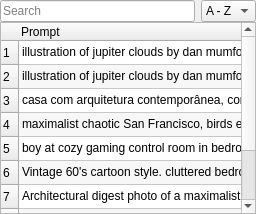
            <widget class="QWidget" name="bottom_dock_prompts">
             <property name="sizePolicy">
              <sizepolicy hsizetype="Expanding" vsizetype="Expanding">
               <horstretch>0</horstretch>
               <verstretch>0</verstretch>
              </sizepolicy>
             </property>
             <property name="maximumSize">
              <size>
               <width>8192</width>
               <height>8192</height>
              </size>
             </property>
             <property name="styleSheet">
              <string notr="true"/>
             </property>
             <attribute name="icon">
              <iconset theme="text-x-generic">
               <normaloff>.</normaloff>.</iconset>
             </attribute>
             <attribute name="title">
              <string>Prompts</string>
             </attribute>
             <layout class="QVBoxLayout" name="verticalLayout_7">
              <property name="spacing">
               <number>0</number>
              </property>
              <property name="leftMargin">
               <number>0</number>
              </property>
              <property name="topMargin">
               <number>0</number>
              </property>
              <property name="rightMargin">
               <number>0</number>
              </property>
              <property name="bottomMargin">
               <number>0</number>
              </property>
              <item>
               <layout class="QHBoxLayout" name="bottom_dock_prompts_layout">
                <property name="spacing">
                 <number>6</number>
                </property>
                <property name="topMargin">
                 <number>0</number>
                </property>
                <item>
                 <widget class="QLineEdit" name="bottom_prompts_search_bar_btn">
                  <property name="maximumSize">
                   <size>
                    <width>16777215</width>
                    <height>30</height>
                   </size>
                  </property>
                  <property name="placeholderText">
                   <string>Search</string>
                  </property>
                 </widget>
                </item>
                <item>
                 <widget class="QComboBox" name="bottom_prompts_sort">
                  <property name="maximumSize">
                   <size>
                    <width>16777215</width>
                    <height>30</height>
                   </size>
                  </property>
                  <item>
                   <property name="text">
                    <string>A - Z</string>
                   </property>
                  </item>
                  <item>
                   <property name="text">
                    <string>Z - A</string>
                   </property>
                  </item>
                 </widget>
                </item>
               </layout>
              </item>
              <item>
               <widget class="QTableWidget" name="bottom_dock_prompts_table">
                <property name="minimumSize">
                 <size>
                  <width>0</width>
                  <height>0</height>
                 </size>
                </property>
                <property name="toolTip">
                 <string>Shows saved prompts that can be re-used</string>
                </property>
                <property name="styleSheet">
                 <string notr="true"/>
                </property>
                <property name="autoScroll">
                 <bool>true</bool>
                </property>
                <property name="editTriggers">
                 <set>QAbstractItemView::AnyKeyPressed|QAbstractItemView::DoubleClicked|QAbstractItemView::EditKeyPressed</set>
                </property>
                <property name="dragEnabled">
                 <bool>true</bool>
                </property>
                <property name="dragDropMode">
                 <enum>QAbstractItemView::DragDrop</enum>
                </property>
                <property name="defaultDropAction">
                 <enum>Qt::CopyAction</enum>
                </property>
                <property name="alternatingRowColors">
                 <bool>true</bool>
                </property>
                <property name="iconSize">
                 <size>
                  <width>0</width>
                  <height>0</height>
                 </size>
                </property>
                <property name="textElideMode">
                 <enum>Qt::ElideRight</enum>
                </property>
                <property name="showGrid">
                 <bool>true</bool>
                </property>
                <property name="gridStyle">
                 <enum>Qt::SolidLine</enum>
                </property>
                <property name="sortingEnabled">
                 <bool>true</bool>
                </property>
                <property name="wordWrap">
                 <bool>true</bool>
                </property>
                <property name="cornerButtonEnabled">
                 <bool>true</bool>
                </property>
                <attribute name="horizontalHeaderVisible">
                 <bool>true</bool>
                </attribute>
                <attribute name="horizontalHeaderCascadingSectionResizes">
                 <bool>false</bool>
                </attribute>
                <attribute name="horizontalHeaderMinimumSectionSize">
                 <number>700</number>
                </attribute>
                <attribute name="horizontalHeaderDefaultSectionSize">
                 <number>896</number>
                </attribute>
                <attribute name="horizontalHeaderShowSortIndicator" stdset="0">
                 <bool>true</bool>
                </attribute>
                <attribute name="horizontalHeaderStretchLastSection">
                 <bool>true</bool>
                </attribute>
                <attribute name="verticalHeaderVisible">
                 <bool>true</bool>
                </attribute>
                <attribute name="verticalHeaderDefaultSectionSize">
                 <number>24</number>
                </attribute>
                <attribute name="verticalHeaderShowSortIndicator" stdset="0">
                 <bool>true</bool>
                </attribute>
                <attribute name="verticalHeaderStretchLastSection">
                 <bool>true</bool>
                </attribute>
                <row>
                 <property name="text">
                  <string>1</string>
                 </property>
                </row>
                <row>
                 <property name="text">
                  <string>2</string>
                 </property>
                </row>
                <row>
                 <property name="text">
                  <string>3</string>
                 </property>
                </row>
                <row>
                 <property name="text">
                  <string>4</string>
                 </property>
                </row>
                <row>
                 <property name="text">
                  <string>5</string>
                 </property>
                </row>
                <row>
                 <property name="text">
                  <string>6</string>
                 </property>
                </row>
                <row>
                 <property name="text">
                  <string>7</string>
                 </property>
                </row>
                <row>
                 <property name="text">
                  <string>8</string>
                 </property>
                </row>
                <row>
                 <property name="text">
                  <string>9</string>
                 </property>
                </row>
                <row>
                 <property name="text">
                  <string>10</string>
                 </property>
                </row>
                <column>
                 <property name="text">
                  <string>Prompt</string>
                 </property>
                 <property name="textAlignment">
                  <set>AlignLeading|AlignVCenter</set>
                 </property>
                </column>
                <item row="0" column="0">
                 <property name="text">
                  <string>illustration of jupiter clouds by dan mumford, alien landscape and vegetation, epic scene, a lot of swirling clouds, high exposure, highly detailed, realistic, vibrant blue tinted colors, uhd</string>
                 </property>
                </item>
                <item row="1" column="0">
                 <property name="text">
                  <string>illustration of jupiter clouds by dan mumford, alien landscape and vegetation, epic scene, a lot of swirling clouds, high exposure, highly detailed, realistic, vibrant blue tinted colors, uhd</string>
                 </property>
                </item>
                <item row="2" column="0">
                 <property name="text">
                  <string>casa com arquitetura contemporânea, com área de jardim, lago ornamental, dia ensolarado, imagem para capa de revista de arquitetura</string>
                 </property>
                </item>
                <item row="3" column="0">
                 <property name="text">
                  <string>maximalist chaotic San Francisco, birds eye view, illustrated by Hergé, style of tin tin comics, pen and ink</string>
                 </property>
                </item>
                <item row="4" column="0">
                 <property name="text">
                  <string>boy at cozy gaming control room in bedroom , massive , big screen, high tech , advanced , warzone, messy cluttered bedroom, cozy, nostalgic,</string>
                 </property>
                </item>
                <item row="5" column="0">
                 <property name="text">
                  <string>Vintage 60's cartoon style. cluttered bedroom interior; teenage youth inside a bedroom; by Hajime Sorayama, Greg Tocchini, Virgil Finlay, popart, colors, neon lights. line art.</string>
                 </property>
                </item>
                <item row="6" column="0">
                 <property name="text">
                  <string>Architectural digest photo of a maximalist bathroom living room with lots of flowers and plants, golden light, award winning masterpiece with incredible details big windows, highly detailed, harper's bazaar art, fashion magazine, smooth, sharp focus, 8 k, octane render</string>
                 </property>
                </item>
                <item row="7" column="0">
                 <property name="text">
                  <string>Cute and adorable cartoon rabbit baby, fantasy, dreamlike, surrealism, super cute, trending on artstation</string>
                 </property>
                </item>
               </widget>
              </item>
             </layout>
            </widget>
